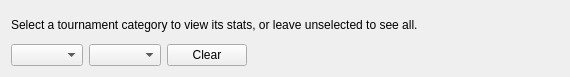
<?xml version="1.0" encoding="UTF-8"?>
<ui version="4.0">
 <class>CareerStatsFilterWidget</class>
 <widget class="QWidget" name="CareerStatsFilterWidget">
  <property name="geometry">
   <rect>
    <x>0</x>
    <y>0</y>
    <width>570</width>
    <height>77</height>
   </rect>
  </property>
  <property name="windowTitle">
   <string>Form</string>
  </property>
  <layout class="QGridLayout" name="gridLayout">
   <item row="0" column="0">
    <layout class="QVBoxLayout" name="verticalLayout">
     <item>
      <widget class="QLabel" name="label">
       <property name="text">
        <string>Select a tournament category to view its stats, or leave unselected to see all.</string>
       </property>
      </widget>
     </item>
     <item>
      <layout class="QHBoxLayout" name="horizontalLayout">
       <item>
        <widget class="QComboBox" name="comboBoxFilterType"/>
       </item>
       <item>
        <widget class="QComboBox" name="comboBoxFilteringItem">
         <property name="sizePolicy">
          <sizepolicy hsizetype="Fixed" vsizetype="Fixed">
           <horstretch>0</horstretch>
           <verstretch>0</verstretch>
          </sizepolicy>
         </property>
        </widget>
       </item>
       <item>
        <widget class="QPushButton" name="ClearButton">
         <property name="text">
          <string>Clear</string>
         </property>
        </widget>
       </item>
       <item>
        <spacer name="horizontalSpacer">
         <property name="orientation">
          <enum>Qt::Orientation::Horizontal</enum>
         </property>
         <property name="sizeHint" stdset="0">
          <size>
           <width>40</width>
           <height>20</height>
          </size>
         </property>
        </spacer>
       </item>
      </layout>
     </item>
    </layout>
   </item>
  </layout>
 </widget>
 <resources/>
 <connections/>
</ui>
